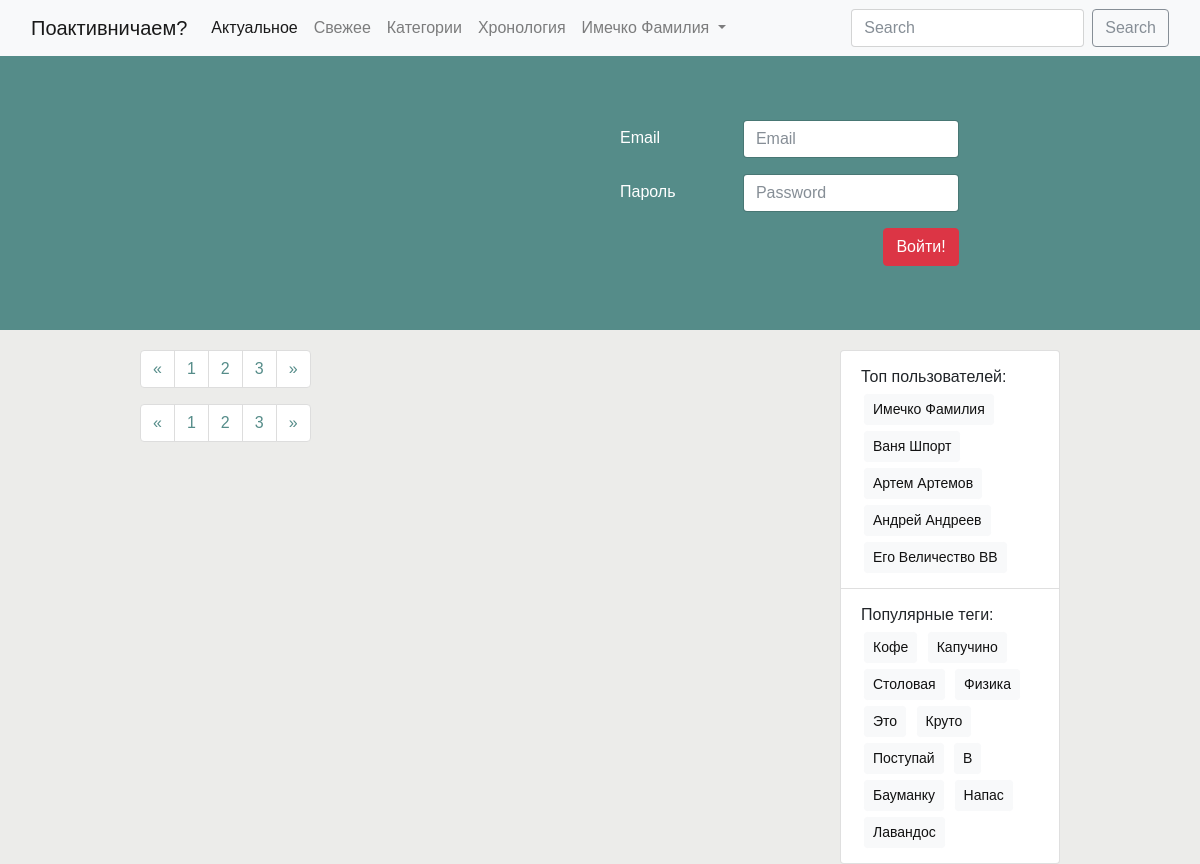
Page /post/ on the earlier database version.
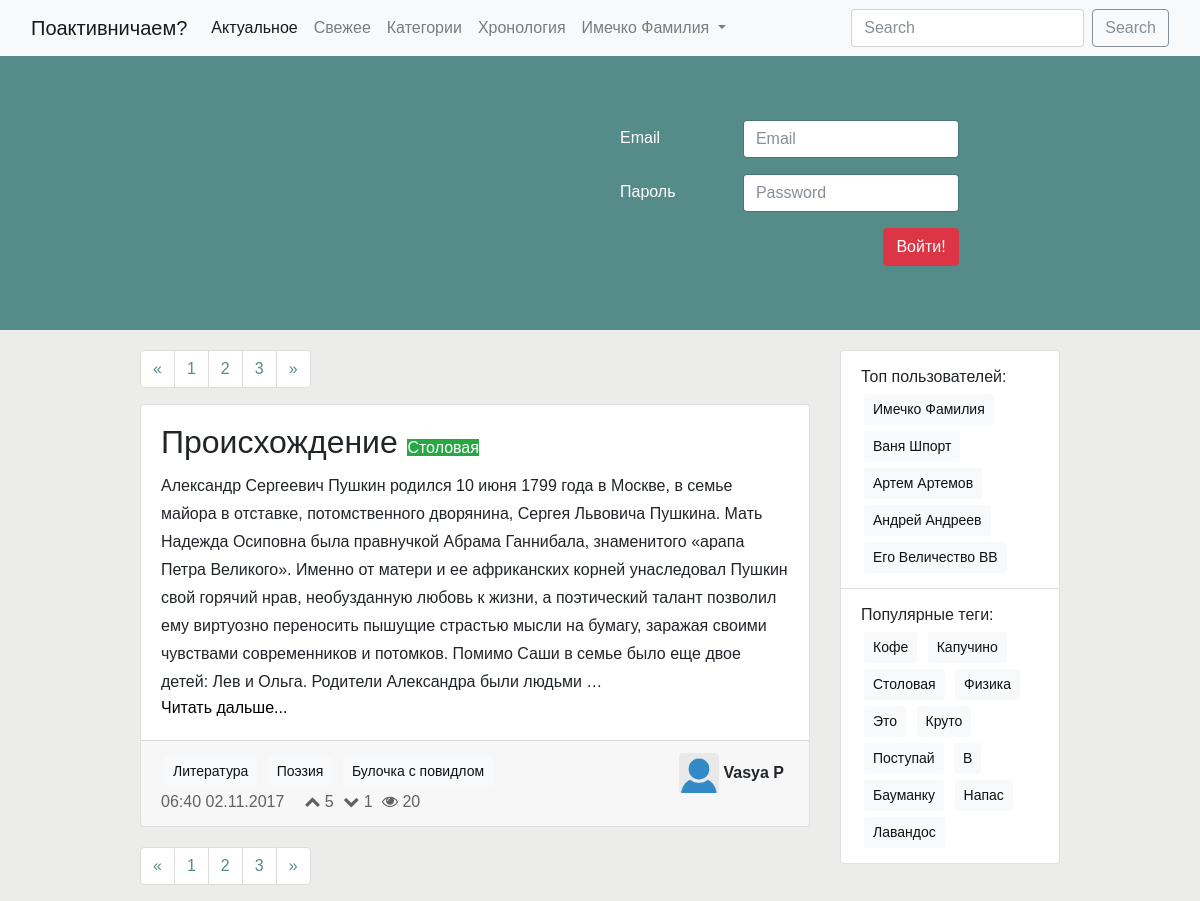
Same page on the later database version.
### post/models.py (models this page shows, shortened)
class Post(models.Model):
    title = models.CharField(max_length=250)
    text = models.TextField()
    pub_date = models.DateTimeField(auto_now_add=True)
    likes = models.IntegerField(default=0)
    dislikes = models.IntegerField(default=0)
    views = models.IntegerField(default=0)
    category = models.ForeignKey(Category, on_delete=models.SET_NULL, blank=True, null=True)
    tag = models.ManyToManyField(Tag)
    user = models.ForeignKey(User, on_delete=models.SET_NULL, blank=True, null=True)

### category/models.py (models this page shows, shortened)
class Category(models.Model):
    label = models.CharField(max_length=30)
    description = models.TextField()

### tag/models.py (models this page shows, shortened)
class Tag(models.Model):
    label = models.CharField(max_length=30)

### user/models.py (models this page shows, shortened)
class User(models.Model):
    name = models.CharField(max_length=50)
    email = models.EmailField()
    rating = models.IntegerField(default=0)
    password = models.CharField(max_length=30)

### post/views.py (the view)
class ListPost(ListView):
    model = Post
    template_name = 'post/list.html'
    context_object_name = 'posts_list'

### post/templates/post/list.html (shortened to what this page needs)
{% extends "base.html" %}
{% block content %}
<nav aria-label="Page navigation">
    <ul class="pagination">
        <li class="page-item">
            <a class="page-link" href="#" aria-label="Previous">
                <span aria-hidden="true">&laquo;</span>
            </a>
        </li>
        <li class="page-item"><a class="page-link" href="#">1</a></li>
        <li class="page-item"><a class="page-link" href="#">2</a></li>
        <li class="page-item"><a class="page-link" href="#">3</a></li>
        <li class="page-item">
            <a class="page-link" href="#" aria-label="Next">
                <span aria-hidden="true">&raquo;</span>
            </a>
        </li>
    </ul>
</nav>
{% for post in posts_list %}
    {% include "post/list-includes/short-post-item.html" with post=post %}
{% endfor %}
<nav aria-label="Page navigation example">
    <ul class="pagination">
        <li class="page-item">
            <a class="page-link" href="#" aria-label="Previous">
                <span aria-hidden="true">&laquo;</span>
            </a>
        </li>
        <li class="page-item"><a class="page-link" href="#">1</a></li>
        <li class="page-item"><a class="page-link" href="#">2</a></li>
        <li class="page-item"><a class="page-link" href="#">3</a></li>
        <li class="page-item">
            <a class="page-link" href="#" aria-label="Next">
                <span aria-hidden="true">&raquo;</span>
            </a>
        </li>
    </ul>
</nav>
{% endblock %}

### post/templates/post/list-includes/short-post-item.html
<div class="post-mini card">
    <div class="card-body">
        <h2 class="card-title">
            {{ post.title }}
            <a href="{% url "category:category-posts" pk=post.category.id %}">
                <span class="post-category-mini badge-success">
                    {{ post.category.label }}
                </span>
            </a>
        </h2>
        <p class="card-text">
            {{ post.text|truncatewords:80 }}
        </p>
        <a href="{% url "post:detail" pk=post.id %}" class="card-link">Читать дальше...</a>
    </div>
    <div class="card-footer">
        <div class="row">
            <div class="post-info meta col">
                {% include "post/list-includes/short-post-tags.html" with tags=post.tag %}
                <div class="post-statistics-mini card-text">
                    <span class="pub-date-mini float-left">{{ post.pub_date|date:"H:i d.m.Y" }}</span>
                    <ul class="list-inline">
                        <li class="list-inline-item"><i class="fa fa-chevron-up" aria-hidden="true"></i> {{ post.likes }}</li>
                        <li class="list-inline-item"><i class="fa fa-chevron-down" aria-hidden="true"></i> {{ post.dislikes }}</li>
                        <li class="list-inline-item"><i class="fa fa-eye" aria-hidden="true"></i> {{ post.views }}</li>
                    </ul>
                </div>
            </div>
            <div class="author-info-mini col-md-auto col-sm-auto row float-right">
                <img src="../img/user_empty.png" class="author-photo-mini rounded float-left">
                <h4 class="author-name-mini">{{ post.user.name }}</h4>
            </div>
        </div>
    </div>
</div>

### post/templates/post/list-includes/short-post-tags.html
<div class="post-tags-mini">
    {% for tag_item in tags.all %}
        <a href="{% url "tag:tag-posts" pk=tag_item.id %}" class="tag btn btn-light btn-sm">{{ tag_item.label }}</a>
    {% endfor %}
</div>

Differences in the rows shown:
added Post: title "Происхождение", category.label "Столовая", text "Александр Сергеевич Пушкин родился 10 июня 1799 года в Москве, в семье майора в отставке, потомственного дворянина, Сергея Львовича Пушкина. Мать Надежда Осиповна была правнучкой Абрама Ганнибала, знаменитого «арапа Петра Великого». Именно от матери и ее африканских корней унаследовал Пушкин свой горячий нрав, необузданную любовь к жизни, а поэтический талант позволил ему виртуозно переносить пышущие страстью мысли на бумагу, заражая своими чувствами современников и потомков. Помимо Саши в семье было еще двое детей: Лев и Ольга. Родители Александра были людьми …", pub_date "06:40 02.11.2017", likes "5", dislikes "1", views "20", user.name "Vasya P"
added Tag: label "Литература"
added Tag: label "Поэзия"
added Tag: label "Булочка с повидлом"
